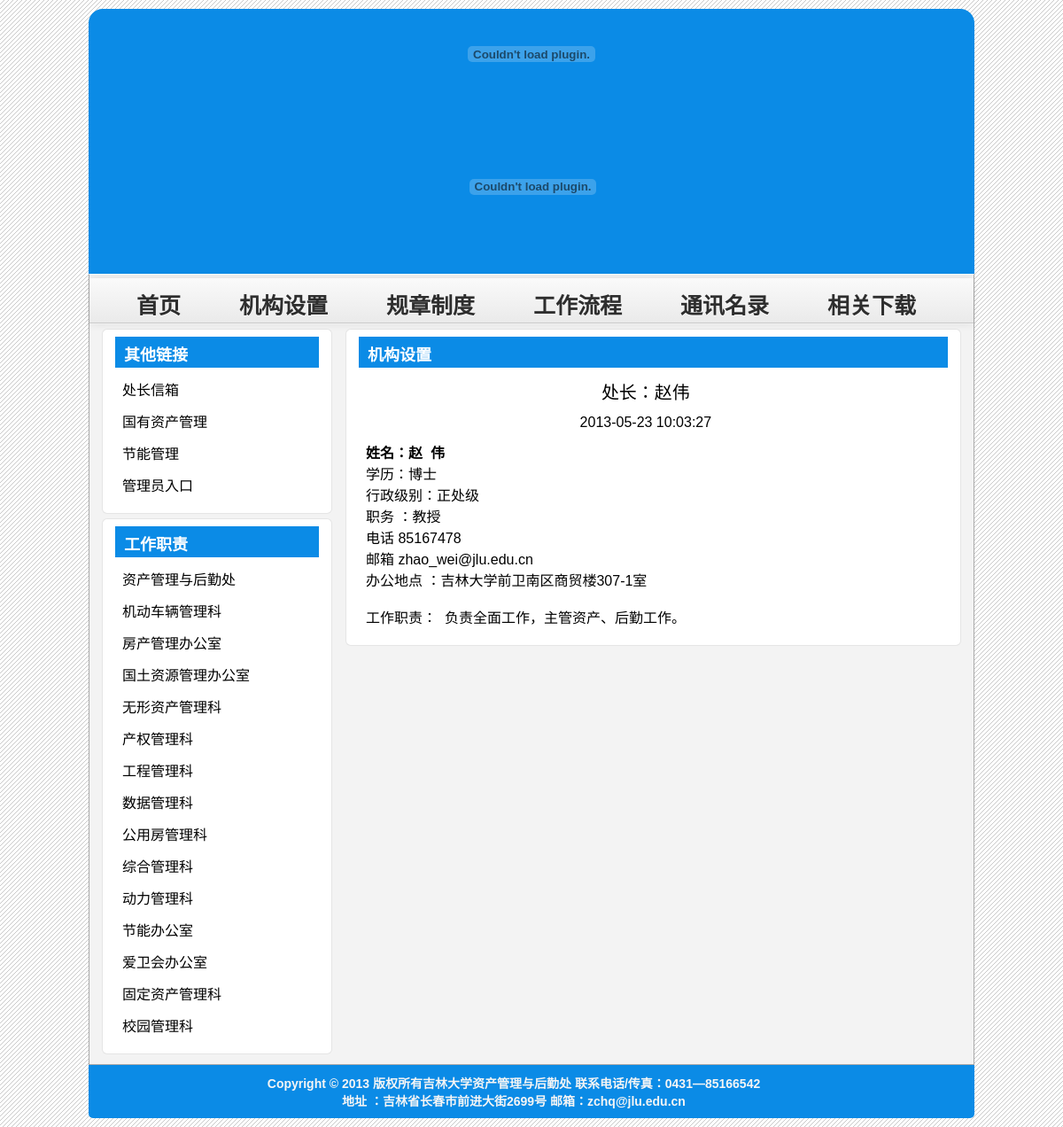
Page /view.php?aid=5678 on the committed database.
### tables this page shows
CREATE TABLE `dede_archives` (
  `id` mediumint(8) unsigned NOT NULL DEFAULT '0',
  `typeid` smallint(5) unsigned NOT NULL DEFAULT '0',
  `typeid2` varchar(90) NOT NULL DEFAULT '0',
  `sortrank` int(10) unsigned NOT NULL DEFAULT '0',
  `flag` set('c','h','p','f','s','j','a','b') DEFAULT NULL,
  `ismake` smallint(6) NOT NULL DEFAULT '0',
  `channel` smallint(6) NOT NULL DEFAULT '1',
  `arcrank` smallint(6) NOT NULL DEFAULT '0',
  `click` mediumint(8) unsigned NOT NULL DEFAULT '0',
  `money` smallint(6) NOT NULL DEFAULT '0',
  `title` char(100) NOT NULL,
  `shorttitle` char(36) NOT NULL DEFAULT '',
  `color` char(7) NOT NULL DEFAULT '',
  `writer` char(20) NOT NULL DEFAULT '',
  `source` char(30) NOT NULL DEFAULT '',
  `litpic` char(100) NOT NULL DEFAULT '',
  `pubdate` int(10) unsigned NOT NULL DEFAULT '0',
  `senddate` int(10) unsigned NOT NULL DEFAULT '0',
  `mid` mediumint(8) unsigned NOT NULL DEFAULT '0',
  `keywords` char(30) NOT NULL DEFAULT '',
  `lastpost` int(10) unsigned NOT NULL DEFAULT '0',
  `scores` mediumint(8) NOT NULL DEFAULT '0',
  `goodpost` mediumint(8) unsigned NOT NULL DEFAULT '0',
  `badpost` mediumint(8) unsigned NOT NULL DEFAULT '0',
  `voteid` mediumint(8) NOT NULL,
  `notpost` tinyint(1) unsigned NOT NULL DEFAULT '0',
  `description` varchar(255) NOT NULL DEFAULT '',
  `filename` varchar(40) NOT NULL DEFAULT '',
  `dutyadmin` mediumint(8) unsigned NOT NULL DEFAULT '0',
  `tackid` int(10) NOT NULL DEFAULT '0',
  `mtype` mediumint(8) unsigned NOT NULL DEFAULT '0',
  `weight` int(10) NOT NULL DEFAULT '0',
  PRIMARY KEY (`id`),
  KEY `sortrank` (`sortrank`),
  KEY `mainindex` (`arcrank`,`typeid`,`channel`,`flag`,`mid`),
  KEY `lastpost` (`lastpost`,`scores`,`goodpost`,`badpost`,`notpost`)
);

CREATE TABLE `dede_arctype` (
  `id` smallint(5) unsigned NOT NULL AUTO_INCREMENT,
  `reid` smallint(5) unsigned NOT NULL DEFAULT '0',
  `topid` smallint(5) unsigned NOT NULL DEFAULT '0',
  `sortrank` smallint(5) unsigned NOT NULL DEFAULT '50',
  `typename` char(30) NOT NULL DEFAULT '',
  `typedir` char(60) NOT NULL DEFAULT '',
  `isdefault` smallint(6) NOT NULL DEFAULT '0',
  `defaultname` char(15) NOT NULL DEFAULT 'index.html',
  `issend` smallint(6) NOT NULL DEFAULT '0',
  `channeltype` smallint(6) DEFAULT '1',
  `maxpage` smallint(6) NOT NULL DEFAULT '-1',
  `ispart` smallint(6) NOT NULL DEFAULT '0',
  `corank` smallint(6) NOT NULL DEFAULT '0',
  `tempindex` char(50) NOT NULL DEFAULT '',
  `templist` char(50) NOT NULL DEFAULT '',
  `temparticle` char(50) NOT NULL DEFAULT '',
  `namerule` char(50) NOT NULL DEFAULT '',
  `namerule2` char(50) NOT NULL DEFAULT '',
  `modname` char(20) NOT NULL DEFAULT '',
  `description` char(150) NOT NULL DEFAULT '',
  `keywords` varchar(60) NOT NULL DEFAULT '',
  `seotitle` varchar(80) NOT NULL DEFAULT '',
  `moresite` tinyint(1) unsigned NOT NULL DEFAULT '0',
  `sitepath` char(60) NOT NULL DEFAULT '',
  `siteurl` char(50) NOT NULL DEFAULT '',
  `ishidden` smallint(6) NOT NULL DEFAULT '0',
  `cross` tinyint(1) NOT NULL DEFAULT '0',
  `crossid` text,
  `content` text,
  `smalltypes` text,
  PRIMARY KEY (`id`),
  KEY `reid` (`reid`,`isdefault`,`channeltype`,`ispart`,`corank`,`topid`,`ishidden`),
  KEY `sortrank` (`sortrank`)
);

### model/index.php (called while the page is built, shortened)
<?php
function getList2($typeid, $start = 0, $size = 20) {
	$sql  = "select a.id, a.title, left(FROM_UNIXTIME(a.pubdate), 10) as pubdate from dede_archives a, dede_arctype t ";
	$sql .= "where (a.typeid=$typeid or t.reid=$typeid) and t.id=a.typeid order by pubdate desc ";
	$sql .= "limit $start, $size";
	return mysql_query($sql);
}
function getOneType($typeid, $flag = true) {
	$sql = "select * from dede_arctype where id=$typeid";
	$result =  mysql_query($sql);
	$data = mysql_fetch_array($result);
	$topid = $data['topid'];
	return $data;
}
function getOneArchive($aid) {
	$sql  = "select a.id, a.typeid, a.title, FROM_UNIXTIME(a.pubdate) as pubdate ";
	$sql .= "from dede_archives a where a.id=$aid  ";
	$result =  mysql_query($sql);
	return mysql_fetch_array($result);
}
function isDownloadType($typeid) {
	$sql = "select topid from dede_arctype where id=$typeid";
	$result =  mysql_query($sql);
	$row = mysql_fetch_array($result);
	$typidDownload = 103;
	$f = ($typeid == $typidDownload || $row['topid'] == $typidDownload);
	return $f;
}
?>

### view.php (the view, shortened to what this page needs)
<!DOCTYPE html PUBLIC "-//W3C//DTD XHTML 1.0 Transitional//EN" "http://www.w3.org/TR/xhtml1/DTD/xhtml1-transitional.dtd">
<html xmlns="http://www.w3.org/1999/xhtml">
<head>
<?php include("./include/media/css.php");?>
</head>
<body>
<?php
require("./model/index.php");
?>
<div id="wrapper">
<?php include("./include/header.php");?>
<div id="content">
    <?php include("./include/nav.php");?>
	<div id="main">
		<table>
			<tr>
				<td>
					<?php include("./include/sidebar.php");?>
				</td>
				<td>
					<div class="box area area5">
						<div>
						<?php
							$aid       = $_GET['aid'];
							$archive = getOneArchive($aid);
							$typeid    = $archive['typeid'];
							$isDownloadType = isDownloadType($typeid);
							if ($isDownloadType) {
								$data = array_merge($archive, getOneDownload($aid));
							} else {
								$data = array_merge($archive, getOneArticle($aid));
							}
							$type      = getOneType($typeid);
							$typename  = $type['typename'];
			    		?>
							<span class="box_title"><a href="list.php?tid=<?php echo $typeid;?>"><?php echo $typename;?></a></span>
							<table class="list_table" >
								<tr>
									<td style="text-align: center; font-size: 20px;"><?php echo $data["title"];?></td>
								</tr>
								<tr>
									<td style="text-align: center;"><?php echo $data["pubdate"];?></td>
								</tr>
								<tr>
									<td>
										<?php
									        if ($isDownloadType) {
									        	echo $data["introduce"]. "<br>";
									        	echo "<a href='". softlinksSolve($data["softlinks"]). "'>下载</a>";
									        } else {
									        	echo $data["body"];
									        }
									    ?></td>
								</tr>
							</table>
						</div>
					</div>
				</td>
			</tr>
		</table>
	</div>
</div>
<?php include("./include/footer.php");?>
</div>
</body>
</html>

### include/sidebar.php
			<div class="box area2" style="">
	<div>
		<span class="box_title"><a>其他链接</a></span>
		<table class="list_table">
			<tr><td><a href="view.php?aid=5600" title="">处长信箱</a></td></tr>
			<tr><td><a href="http://10.60.16.64" title="">国有资产管理</a></td></tr>
			<tr><td><a href="http://10.60.16.157:8006" title="">节能管理</a></td></tr>
			<tr><td><a href="background/login.html" title="">管理员入口</a></td></tr>
		</table>
	</div>
</div>
   <div class="box area2" style="">
	<div>
		<span class="box_title"><a>工作职责</a></span>
		<table class="list_table">
			<?php
  				$list = getList2(102);
  				while($row = mysql_fetch_array($list)){
			?>
				<tr><td>
					<a href="view.php?aid=<?php echo $row['id'];?>" title=""><?php echo $row["title"];?></a>
				</td></tr>
			<?php } ?>
		</table>
	</div>
</div>

### media/css/common/layout.css (style rules this page uses)
a { display: inline-block; }
table { border-collapse:collapse; }
table tr td { vertical-align: top; }
.list_table { margin: 12px 8px 0; width: 95%; }
.list_table td { padding: 0 0 12px 0; }
#wrapper { width: 1000px; margin: auto; position:relative; _margin-left: 100px; }
#content { position: relative; border-radius: 0 0 0px 0px; zoom: 0; }
.area { margin: 0 3px 5px; width: 945px; height: 274px; position: relative; }
.area2 { margin: 0 3px 5px; width: 230px; position: relative; float: left; }
.area5 { width: 665px; height: 100%; }
.box { padding: 8px 14px; background: #fff; border: 1px solid rgba(0, 0, 0, 0.1); border-radius: 6px; border: 1px solid #AAA; }
#main { z-index:1; padding: 5px 10px; }
span.box_title a { display: block; background: #06c; color: #fff; padding: 6px 0 1px 10px; border-radius: 0px 0 0 0; line-height: 1.5; height: 28px; font: bold 18px arial,sans-serif,微软雅黑,宋体,仿宋,黑体; background: #0b8be6; text-align: left; }

### media/css/common/color.css (style rules this page uses)
.list_table a { color: #000; }
#content { border:1px #aaa solid; border-top:1px #fff solid; background: #F3F3F3; }
#sidebar .sidebar_nav ul li,#sidebar .sidebar_nav_1 ul li, { border-top: 1px solid #fff; border-bottom: 1px solid #fff; }

### rows in the picture
dede_archives: title "资产管理与后勤处"
dede_archives: title "机动车辆管理科"
dede_archives: title "房产管理办公室"
dede_archives: title "国土资源管理办公室"
dede_archives: title "无形资产管理科"
dede_archives: title "产权管理科"
dede_archives: title "工程管理科"
dede_archives: title "数据管理科"
dede_archives: title "公用房管理科"
dede_archives: title "综合管理科"
dede_archives: title "动力管理科"
dede_archives: title "节能办公室"
dede_archives: title "爱卫会办公室"
dede_archives: title "固定资产管理科"
dede_archives: title "校园管理科"
dede_arctype: typename "机构设置"
dede_archives: title "处长：赵伟"

### other values in the picture
$data["pubdate"] "2013-05-23 10:03:27"
$data["body"] "姓名：赵 伟 学历：博士 行政级别：正处级 职务 ：教授 电话 85167478 邮箱 zhao_wei@jlu.edu.cn 办公地点 ：吉林大学前卫南区商贸楼307-1室 工作职责： 负责全面工作，主管资产、后勤工作。"
